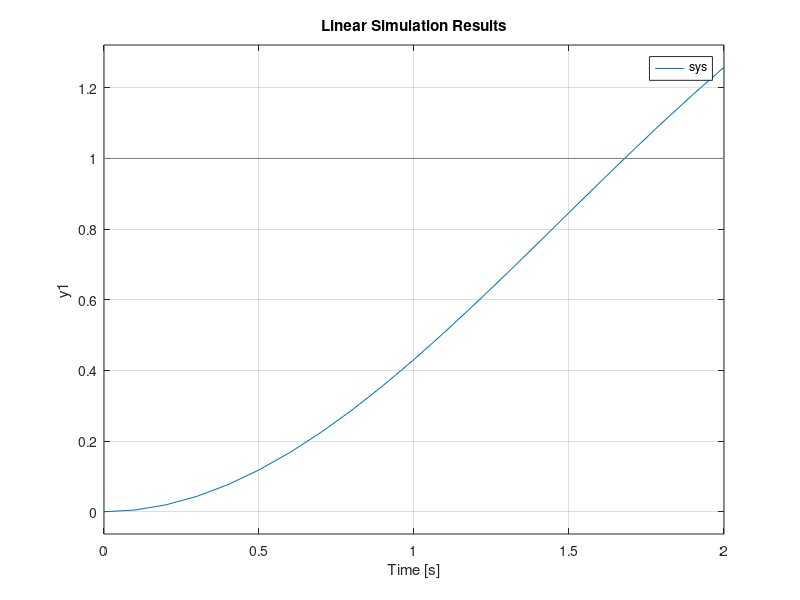

MATLAB code to generate this figure:
close all; clc; clear all

m = 1;
k = 1;
b = 0.2;
F = 1;

A = [0 1; -k/m -b/m];
B = [0 1/m]';
C = [1 0];
D = [0];

sys = ss(A,B,C,D)



t = 0:0.1:2;
u = zeros(1,size(t,2))+1
x0 = [0,0];
figure(3)
lsim(sys,u,t, x0)
